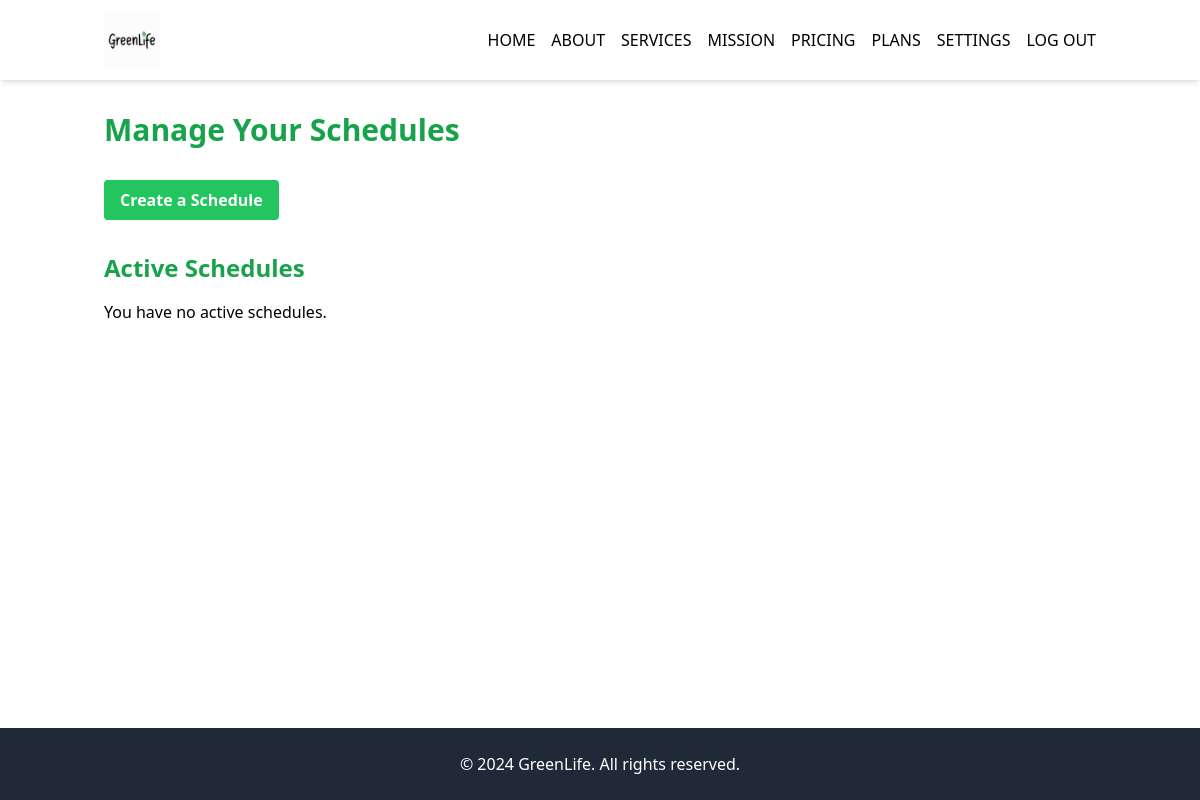
Page /create_schedule/ (signed in) on the earlier database version.
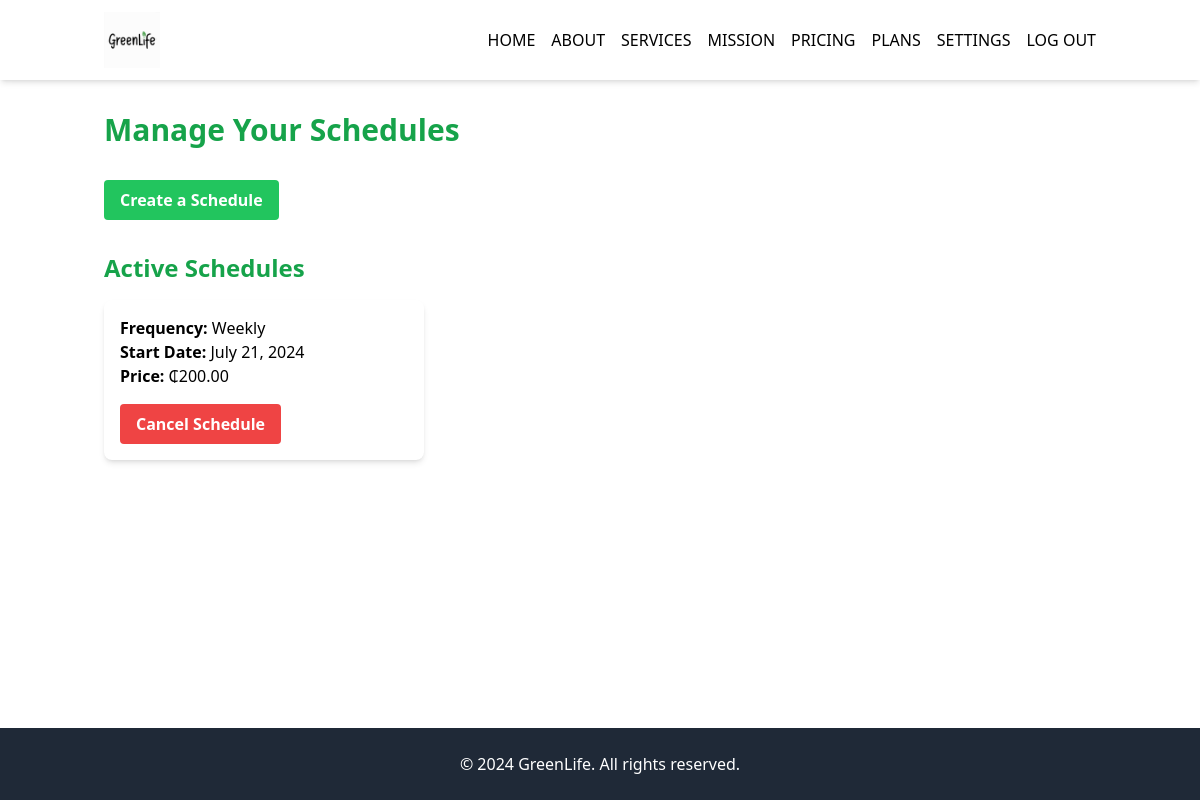
Same page on the later database version.
### core/models.py (models this page shows, shortened)
class Schedule(models.Model):
    PICKUP_FREQUENCY = (
        ('daily', 'Daily'),
        ('weekly', 'Weekly'),
        ('biweekly', 'Biweekly'),
        ('fortnightly,', 'Fortnightly')
    )
    customer = models.ForeignKey('Customer', on_delete=models.CASCADE, null=False, blank=False)
    frequency = models.CharField(max_length=20, choices=PICKUP_FREQUENCY, null=False, blank=False)
    start_date = models.DateField(blank=False, null=False)
    pickup_days = models.JSONField(null=False, blank=False, default=dict)
    price = models.DecimalField(max_digits=5, decimal_places=2)
    is_active = models.BooleanField(default=True)

### core/views.py (the view)
# urls.py: path('create_schedule/', create_schedule, name='create_schedule'),
def create_schedule(request):
    pricing = {
        'daily': Decimal('50.00'),
        'weekly': Decimal('200.00'),
        'biweekly': Decimal('350.00'),
        'fortnightly': Decimal('300.00'),
    }
    try:
        customer = request.user.customer
    except User.customer.RelatedObjectDoesNotExist:
        messages.error(request, "You need to complete your profile to create a schedule.")
        return redirect('profile')
    active_schedules = Schedule.objects.filter(customer=customer, is_active=True)
    if request.method == 'POST':
        form = ScheduleCreationForm(request.POST)
        if form.is_valid():
            schedule = form.save(commit=False)
            schedule.customer = customer
            schedule.price = pricing[schedule.frequency]
            schedule.save()
            messages.success(request, "Schedule created successfully!")
            return redirect('create_schedule')  # Redirect to the plans page or wherever you want
        else:
            messages.error(request, "There was an error in your form. Please check and try again.")
    else:
        form = ScheduleCreationForm()
    return render(request, 'plans.html', {
        'form': form,
        'active_schedules': active_schedules,
        'pricing': pricing
    })

### Templates/plans.html (shortened to what this page needs)
{% extends 'base.html' %}
{% load static %}
{% block content %}
<div class="container mx-auto px-4 py-8">
    <h1 class="text-3xl font-bold text-green-600 mb-8">Manage Your Schedules</h1>
    <button id="create-schedule-btn" class="bg-green-500 hover:bg-green-600 text-white font-bold py-2 px-4 rounded focus:outline-none focus:shadow-outline transition duration-300 mb-8">
        Create a Schedule
    </button>
    <h2 class="text-2xl font-semibold text-green-600 mb-4">Active Schedules</h2>
    <div class="grid grid-cols-1 md:grid-cols-2 lg:grid-cols-3 gap-4">
        {% for schedule in active_schedules %}
            <div class="bg-white shadow-md rounded-lg p-4">
                <p><strong>Frequency:</strong> {{ schedule.get_frequency_display }}</p>
                <p><strong>Start Date:</strong> {{ schedule.start_date }}</p>
                <p><strong>Price:</strong> ₵{{ schedule.price }}</p>
                <form action="{% url 'cancel_schedule' schedule.id %}" method="post" style="display: inline;">
                    <button type="submit" class="cancel-schedule-btn mt-4 bg-red-500 hover:bg-red-600 text-white font-bold py-2 px-4 rounded focus:outline-none focus:shadow-outline transition duration-300">
                    Cancel Schedule
                    </button>
                    </form>
            </div>
        {% empty %}
            <p>You have no active schedules.</p>
        {% endfor %}
    </div>
</div>
{% endblock %}

Differences in the rows shown:
added Schedule: frequency "Weekly", start_date "July 21, 2024", price "200.00"
Other differences:
text no longer shown: "You have no active schedules."
